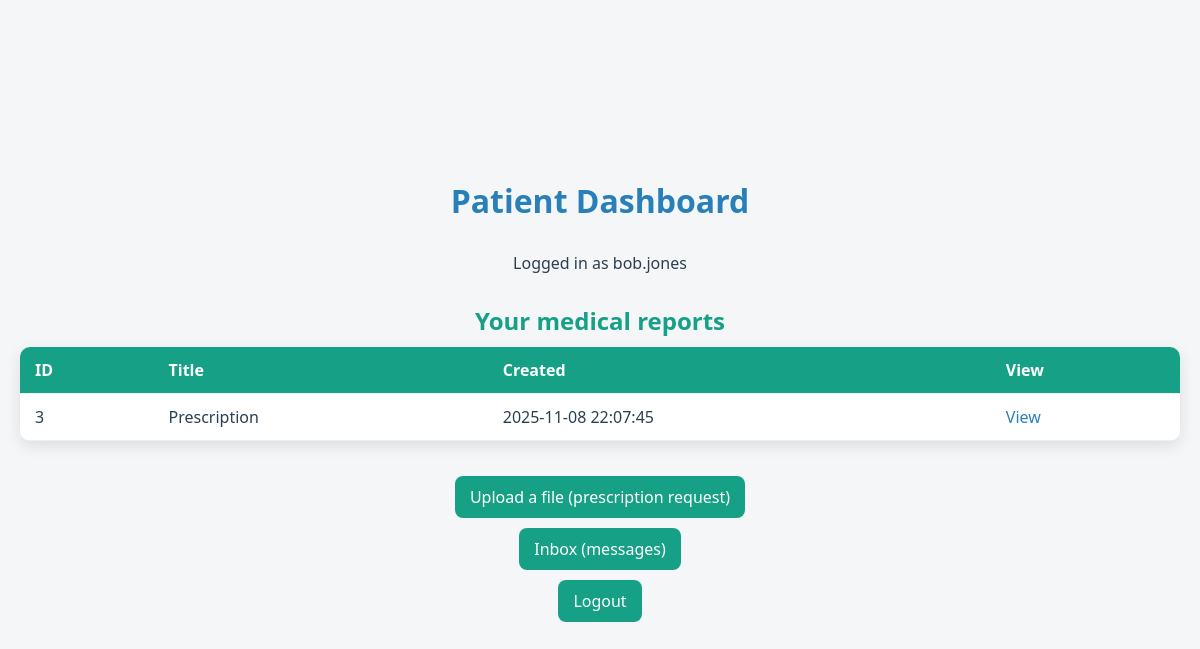
Screenshot of /reports (signed in) with the database file from the repository.
### tables this page shows
CREATE TABLE users (
    id INTEGER PRIMARY KEY AUTOINCREMENT,
    name TEXT NOT NULL,
    surname TEXT NOT NULL,
    username TEXT UNIQUE NOT NULL,
    email TEXT UNIQUE NOT NULL,
    password_hash TEXT NOT NULL,
    role TEXT NOT NULL, -- patient, pharmacist, doctor
    phone TEXT
);

CREATE TABLE reports (
    id INTEGER PRIMARY KEY AUTOINCREMENT,
    owner_id INTEGER NOT NULL,
    title TEXT NOT NULL,
    content TEXT,
    created_at TIMESTAMP DEFAULT CURRENT_TIMESTAMP,
    FOREIGN KEY (owner_id) REFERENCES users(id)
);

### app/src/reports.py (the view)
@reports_bp.route("/reports")
@require_auth
def list_reports():
    conn = get_db()
    role = g.user["role"]
    username = g.user["sub"]
    if role == "patient":
        cur = conn.execute("SELECT id FROM users WHERE username=?", (username,))
        user_row = cur.fetchone()
        if not user_row:
            return "User not found", 404
        user_id = user_row[0]
        cur = conn.execute("SELECT id, title, created_at FROM reports WHERE owner_id=?", (user_id,))
        rows = cur.fetchall()
        return render_template("patient_dashboard.html", reports=rows, user=username)
    elif role == "doctor":
        return render_template("doctor_dashboard.html", user=username)
    elif role == "pharmacist":
        return render_template("pharmachist_dashboard.html", user=username)
    else:
        return "Unknown role", 403

### app/src/auth.py (called while the page is built)
def require_auth(f):
    @wraps(f)
    def inner(*args, **kwargs):
        token = request.cookies.get("oopsy_jwt")
        if not token:
            return redirect(url_for("auth.login"))
        try:
            data = jwt.decode(token, JWT_SECRET, algorithms=["HS256"])
        except Exception:
            return redirect(url_for("auth.login"))
        g.user = data  # stores username and role
        return f(*args, **kwargs)
    return inner

### app/src/reports.py (called while the page is built)
def get_db():
    return sqlite3.connect(str(DB_FILE))

### app/templates/patient_dashboard.html (shortened to what this page needs)
<!doctype html>
<html>
<head>
  <link rel="stylesheet" href="/static/css/styles.css">
  <link rel="stylesheet" href="/static/css/patient_dashboard.css">
</head>
<body>
  <h1>Patient Dashboard</h1>
  <p>Logged in as {{ user }}</p>
  <h2>Your medical reports</h2>
  <table class="table">
    <thead><tr><th>ID</th><th>Title</th><th>Created</th><th>View</th></tr></thead>
    <tbody>
      {% for r in reports %}
      <tr>
        <td>{{ r[0] }}</td>
        <td>{{ r[1] }}</td>
        <td>{{ r[2] }}</td>
        <td><a href="/report?id={{ r[0] }}">View</a></td>
      </tr>
      {% endfor %}
    </tbody>
  </table>
   <p><a href="/uploads/new">Upload a file (prescription request)</a></p>
   <p><a href="/inbox">Inbox (messages)</a></p>
   <p><a href="/auth/logout">Logout</a></p>
</body>
</html>

### app/static/css/styles.css (style rules this page uses)
* { margin: 0; padding: 0; box-sizing: border-box; font-family: 'Segoe UI', Tahoma, Geneva, Verdana, sans-serif; }
body { background-color: #eaf6f6; color: #2c3e50; display: flex; flex-direction: column; min-height: 100vh; justify-content: center; align-items: center; }
a { text-decoration: none; color: #3498db; }

### app/static/css/patient_dashboard.css (style rules this page uses)
body { font-family: 'Segoe UI', Tahoma, Geneva, Verdana, sans-serif; background-color: #f4f6f7; color: #2c3e50; margin: 0; padding: 20px; }
h1 { color: #2980b9; text-align: center; margin-bottom: 20px; }
h2 { color: #16a085; margin-top: 30px; margin-bottom: 10px; text-align: left; }
.table { width: 100%; border-collapse: collapse; margin-bottom: 25px; background-color: #ffffff; border-radius: 10px; overflow: hidden; box-shadow: 0 5px 15px rgba(0,0,0,0.1); }
.table th, .table td { padding: 12px 15px; text-align: left; border-bottom: 1px solid #ecf0f1; }
.table th { background-color: #16a085; color: #ffffff; font-weight: 600; }
a { color: #2980b9; text-decoration: none; font-weight: 500; }
p { margin-top: 10px; }
p a { display: inline-block; padding: 10px 15px; background-color: #16a085; color: #ffffff; border-radius: 8px; transition: all 0.2s; text-decoration: none; }

### rows the page displays
users: username "bob.jones"
reports: id "3", title "Prescription", created_at "2025-11-08 22:07:45"
